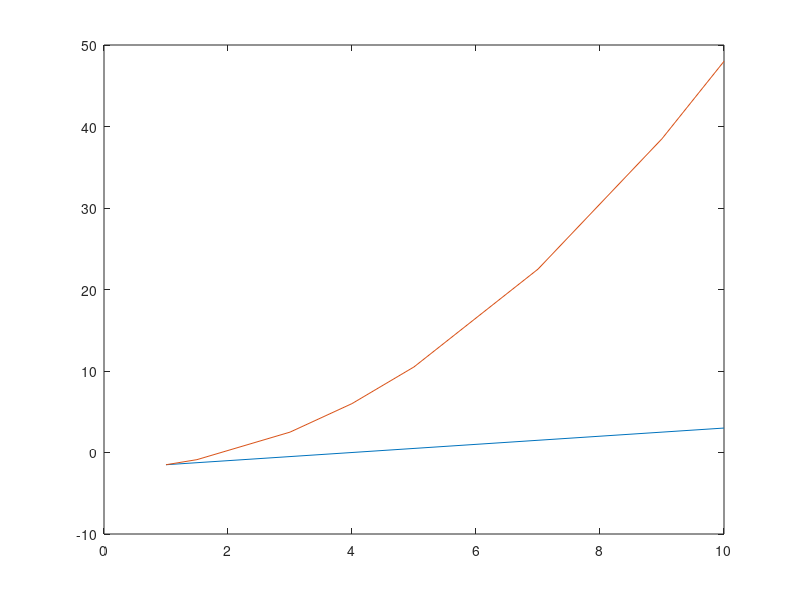

Reproduce this figure in MATLAB. (Note: this script raises an error after producing the figure.)
% Motoaki Takahashi
% HW1 for Econ 512 Empirical Methods
clear

diary hw1.out


%% Question 1
disp('Question 1')

X=[1, 1.5, 3, 4, 5, 7, 9, 10];
Y1=-2+0.5*X
Y2=-2+0.5*(X.^2)
Y=[Y1; Y2]
plot(X, Y)

%% Question 2
disp('Question 2')

X=linspace(-10, 20, 200)

%% Question 3
disp('Question 3')

A=[2, 4, 6;
   1, 7, 5;
   3, 12, 4];

b=[-2; 3; 10];

C=A.'*b
D=inv(A.'*A)*b
E=sum(b.'*A)
F=A([1,3],[1,2])

% solve the system of linear equations for the vector x
x=inv(A)*b

% for use on older versions of matlab it is faster to write A\b, it does
% the same thing, but it's much faster

%% Question 4
disp('Question 4')

B=kron(eye(5,5), A)

%% Question 5
disp('Question 5')

% 5X3 matrix whose elements are random draws from N(10, 5^2)
A=normrnd(10, 5, [5,3])
% B has an element 1 if the correspondent in A is bigger than or equal to 10
B=A>=10

%% Question 6
disp('Question 6')

% read the csv file
data='datahw1.csv';

% csvread replaces NaNs with zeros and that makes your estimates biased
data=csvread(data);
% X is a matrix of explanatory variables
X=data(1:size(data,1),[3,4,6]);
X=[ones(size(data,1),1), X];

% y is a vector of a explained variable
y=data(1:size(data,1), 5);

% OLS estimate
disp('OLS estimate')
b=inv(X.'*X)*(X.'*y)

% residual
e= y -X*b;
% the estimate for the variance of beta-hat (here b)
Var_hat=((e'*e)/(size(data,1)-4))*inv(X'*X);
disp('Standard Errors')
se=diag(Var_hat.^(1/2))

diary off